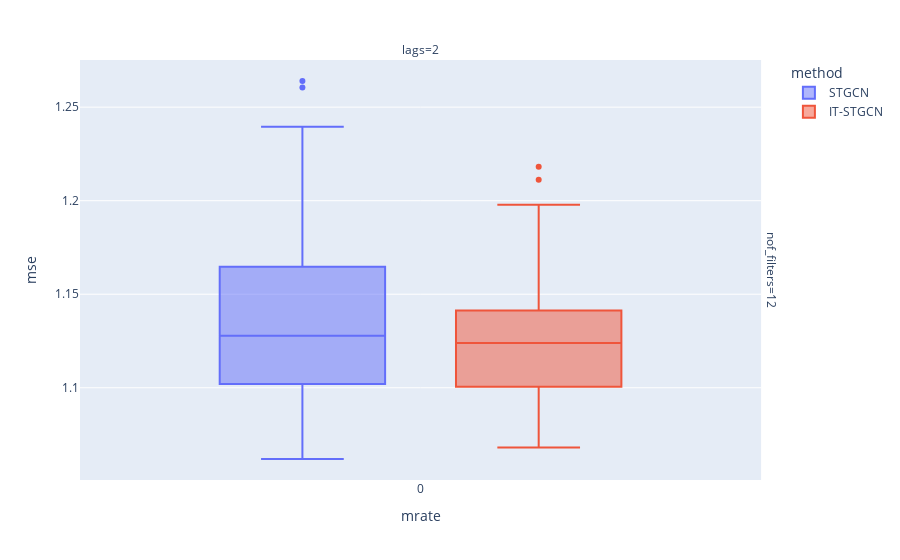

Notebook code cell kept with this figure:
### Markdown cell above
## Baseline

### Code cell
data.query("method!='GNAR' and mrate==0").plot.box(backend='plotly',x='mrate',color='method',y='mse',facet_col='lags',facet_row='nof_filters',height=600)

### Figure 1 — Plotly figure (JSON) as saved in the notebook; plotly's stock layout.template omitted (floating-point values rounded to 4 significant figures)
{"data": [{"alignmentgroup": "True", "hovertemplate": "method=STGCN<br>nof_filters=12<br>lags=2<br>mrate=%{x}<br>mse=%{y}<extra></extra>", "legendgroup": "STGCN", "marker": {"color": "#636efa"}, "name": "STGCN", "notched": false, "offsetgroup": "STGCN", "orientation": "v", "showlegend": true, "type": "box", "x": [0, 0, 0, 0, 0, 0, 0, 0, 0, 0, 0, 0, 0, 0, 0, 0, 0, 0, 0, 0, 0, 0, 0, 0, 0, 0, 0, 0, 0, 0, 0, 0, 0, 0, 0, 0, 0, 0, 0, 0, 0, 0, 0, 0, 0, 0, 0, 0, 0, 0, 0, 0, 0, 0, 0, 0, 0, 0, 0, 0], "x0": " ", "xaxis": "x", "y": [1.187, 1.102, 1.129, 1.098, 1.102, 1.157, 1.174, 1.121, 1.098, 1.08, 1.146, 1.112, 1.122, 1.178, 1.102, 1.182, 1.112, 1.105, 1.131, 1.117, 1.175, 1.163, 1.149, 1.164, 1.12, 1.212, 1.193, 1.127, 1.135, 1.07, 1.148, 1.26, 1.103, 1.131, 1.073, 1.233, 1.062, 1.075, 1.095, 1.13, 1.139, 1.114, 1.239, 1.125, 1.117, 1.101, 1.165, 1.071, 1.09, 1.094, 1.164, 1.165, 1.214, 1.264, 1.13, 1.123, 1.098, 1.183, 1.104, 1.145], "y0": " ", "yaxis": "y"}, {"alignmentgroup": "True", "hovertemplate": "method=IT-STGCN<br>nof_filters=12<br>lags=2<br>mrate=%{x}<br>mse=%{y}<extra></extra>", "legendgroup": "IT-STGCN", "marker": {"color": "#EF553B"}, "name": "IT-STGCN", "notched": false, "offsetgroup": "IT-STGCN", "orientation": "v", "showlegend": true, "type": "box", "x": [0, 0, 0, 0, 0, 0, 0, 0, 0, 0, 0, 0, 0, 0, 0, 0, 0, 0, 0, 0, 0, 0, 0, 0, 0, 0, 0, 0, 0, 0, 0, 0, 0, 0, 0, 0, 0, 0, 0, 0, 0, 0, 0, 0, 0, 0, 0, 0, 0, 0, 0, 0, 0, 0, 0, 0, 0, 0, 0, 0], "x0": " ", "xaxis": "x", "y": [1.133, 1.172, 1.101, 1.137, 1.179, 1.096, 1.108, 1.113, 1.198, 1.112, 1.083, 1.211, 1.158, 1.162, 1.091, 1.151, 1.093, 1.084, 1.163, 1.128, 1.121, 1.127, 1.098, 1.071, 1.117, 1.137, 1.1, 1.106, 1.11, 1.101, 1.141, 1.218, 1.115, 1.133, 1.101, 1.141, 1.099, 1.111, 1.068, 1.135, 1.141, 1.097, 1.102, 1.147, 1.078, 1.091, 1.126, 1.138, 1.139, 1.083, 1.163, 1.134, 1.197, 1.149, 1.125, 1.123, 1.119, 1.134, 1.161, 1.084], "y0": " ", "yaxis": "y"}], "layout": {"annotations": [{"font": {}, "showarrow": false, "text": "lags=2", "x": 0.49, "xanchor": "center", "xref": "paper", "y": 1, "yanchor": "bottom", "yref": "paper"}, {"font": {}, "showarrow": false, "text": "nof_filters=12", "textangle": 90, "x": 0.98, "xanchor": "left", "xref": "paper", "y": 0.5, "yanchor": "middle", "yref": "paper"}], "autosize": true, "boxmode": "group", "legend": {"title": {"text": "method"}, "tracegroupgap": 0}, "margin": {"t": 60}, "xaxis": {"anchor": "y", "autorange": true, "domain": [0, 0.98], "range": [-0.5018, 0.5018], "title": {"text": "mrate"}, "type": "linear"}, "yaxis": {"anchor": "x", "autorange": true, "domain": [0, 1], "range": [1.051, 1.275], "title": {"text": "mse"}, "type": "linear"}}}
